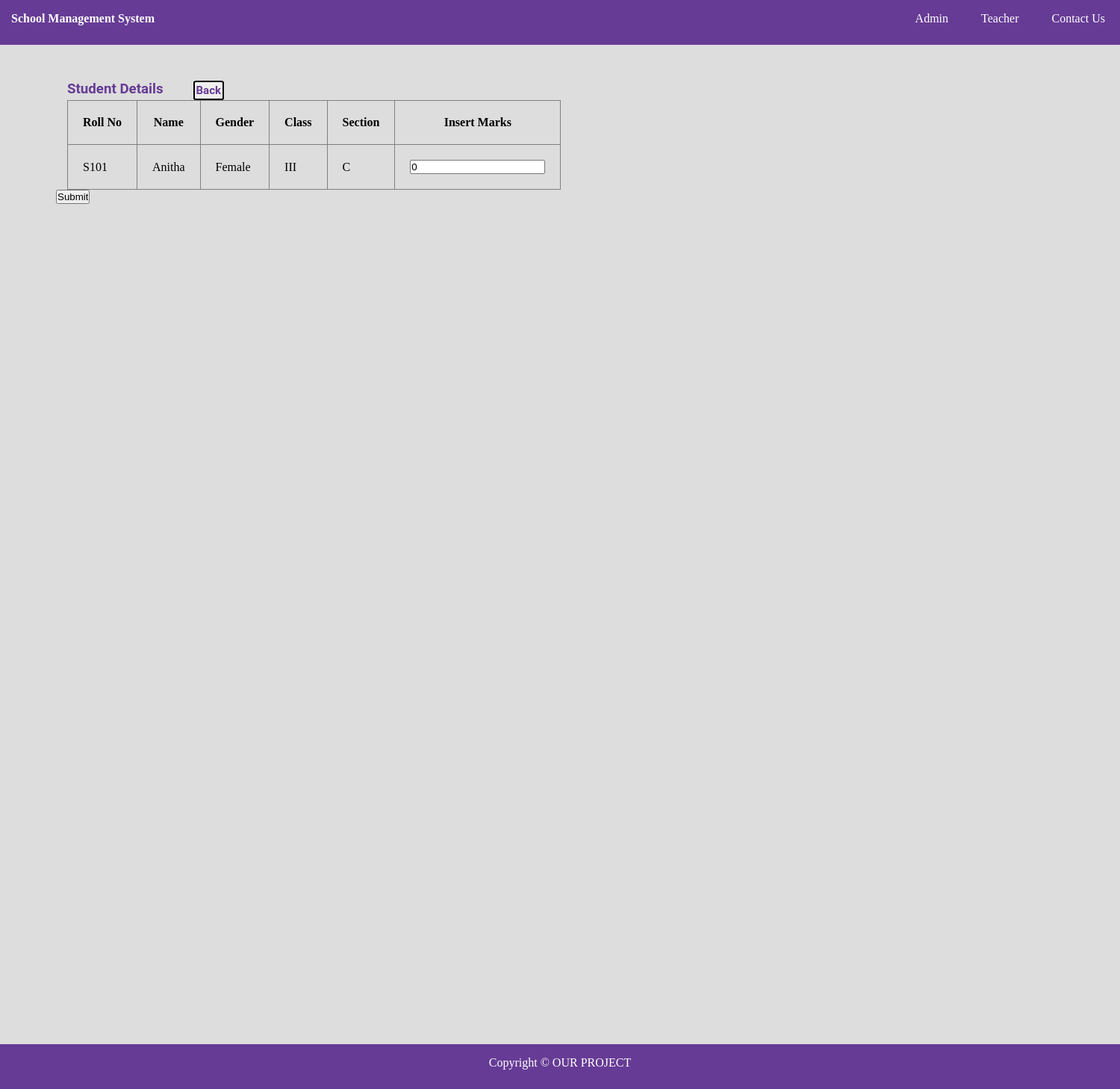
Page /studentdetailsok.php?class=III on the committed database.
### tables this page shows
CREATE TABLE IF NOT EXISTS `student` (
  `ID` int(11) NOT NULL AUTO_INCREMENT,
  `RNO` varchar(150) NOT NULL,
  `NAME` varchar(150) NOT NULL,
  `FNAME` varchar(150) NOT NULL,
  `DOB` varchar(150) NOT NULL,
  `GEN` varchar(150) NOT NULL,
  `PHO` varchar(150) NOT NULL,
  `MAIL` varchar(150) NOT NULL,
  `ADDR` text NOT NULL,
  `SCLASS` varchar(150) NOT NULL,
  `SSEC` varchar(150) NOT NULL,
  `SIMG` varchar(150) NOT NULL,
  `TID` int(11) NOT NULL,
  PRIMARY KEY (`ID`)
);

### studentdetailsok.php (the view, shortened to what this page needs)
<?php
	include"database.php";
?>
<!DOCTYPE html>
<html>
	<head>
		<link rel="stylesheet" type="text/css" href="css/style.css">
	</head>
	<body>
		<?php include"navbar.php";?><br>
        <div id="section">
        <div class="content" style="float:none">
                    <h3 style="display:inline"> Student Details</h3>
                    <input type="button" value="Back" style ="margin-right: 740px; font-family: roboto; font-size:15px; border: 2px solid black;border-radius:10%; padding: 2px; float:right; font-weight:bold; color: #663b95;" onClick="history.back(-1)"/>
	<form method = "POST">
    <table border="1px" >
						<tr>
							<th>Roll No</th>
							<th>Name</th>
							<th>Gender</th>
							<th>Class</th>
                            <th>Section</th>
                            <th>Insert Marks</th>
						</tr>
						<?php
                            $class = $_GET["class"];
							$s="select * from student where SCLASS = '$class'";
							$res=$db->query($s);
							if($res->num_rows>0)
							{
								while($r=$res->fetch_assoc())
								{
									$s="select * from mark where REGNO = '".$r["RNO"]."' and sub = '" . $_GET['sub'] . "' and TERM = '" . $_GET['term'] . "'";
									$restt=$db->query($s);
									$marks = $restt->fetch_assoc();
									$mark = $restt->num_rows == 0 ? 0 : $marks['MARK'];
									echo"
										<tr>
											<td>{$r["RNO"]}</td>
											<td>{$r["NAME"]}</td>
											<td>{$r["GEN"]}</td>
											<td>{$r["SCLASS"]}</td>
											<td>{$r["SSEC"]}</td>";
											echo "<td><input value = '". $mark . "' name = '{$r["RNO"]}' type = 'text'> </td>";
									echo "</tr>";
								}
							}
							else
							{
								echo "No Record Found";
							}
						?>
					</table>
                    </div>
        </div>
		<input style="margin-left:5%" name ="allStudents" type = "submit" value = "Submit">
        <?php include"footer.php";?>
</body>
</html>

### css/style.css (style rules this page uses)
* { padding:0px; margin:0px; }
html { background:#dddddd; }
h1,h2,h3,h4,h5,h6,label { font-family:roboto; color:#663b95; }
#section { height:auto; width:1400px; margin-left:90px; font-family:cambria; }
.content { margin-top:30px; height:auto; width:950px; float:left; }
tr,td,th { padding:20px; }
table { border-collapse:collapse; }

### rows in the picture
student: RNO "S101", NAME "Anitha", GEN "Female", SCLASS "III", SSEC "C", S101 "0"
